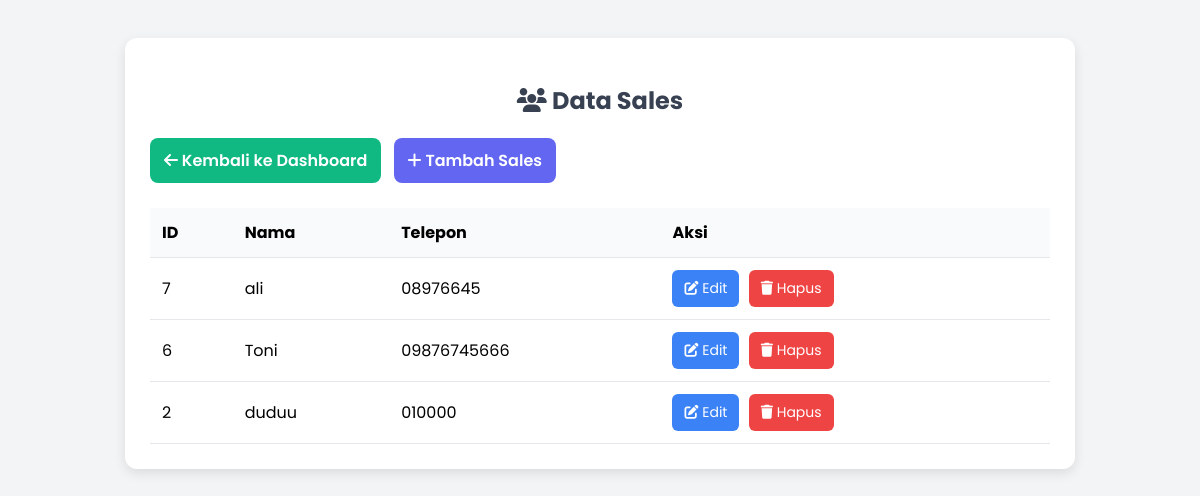
Page /views/sales/index.php (signed in) on the committed database.
### tables this page shows
CREATE TABLE `sales` (
  `id_sales` int(11) NOT NULL,
  `nama_sales` varchar(100) NOT NULL,
  `telepon` varchar(20) DEFAULT NULL
);

### models/Sales.php (called while the page is built, shortened)
<?php
class Sales {
    private $conn; private $table = "sales";
    public function __construct($db){ $this->conn = $db; }
    public function readAll(){ $stmt = $this->conn->prepare("SELECT * FROM {$this->table} ORDER BY id_sales DESC"); $stmt->execute(); return $stmt; }
}
?>

### views/sales/index.php (the view, shortened to what this page needs)
<?php
include "../../models/Sales.php";
$db = (new Database())->getConnection();
$sales = new Sales($db);
$stmt = $sales->readAll();
?>
<!DOCTYPE html>
<html lang="id">
<head>
    <link rel="stylesheet" href="https://cdnjs.cloudflare.com/ajax/libs/font-awesome/6.5.0/css/all.min.css">
</head>
<body>
<div class="container">
    <h2><i class="fa-solid fa-users"></i> Data Sales</h2>
    <a class="btn btn-dashboard" href="../../dashboard.php"><i class="fa-solid fa-arrow-left"></i> Kembali ke Dashboard</a>
    <a class="btn btn-add" href="tambah.php"><i class="fa-solid fa-plus"></i> Tambah Sales</a>
    <table>
        <tr>
            <th>ID</th><th>Nama</th><th>Telepon</th><th>Aksi</th>
        </tr>
        <?php while ($row = $stmt->fetch(PDO::FETCH_ASSOC)) { ?>
        <tr>
            <td><?= $row['id_sales'] ?></td>
            <td><?= $row['nama_sales'] ?></td>
            <td><?= $row['telepon'] ?></td>
            <td class="aksi">
                <a class="edit" href="edit.php?id=<?= $row['id_sales'] ?>"><i class="fa-solid fa-pen-to-square"></i> Edit</a>
                <a class="hapus" href="hapus.php?id=<?= $row['id_sales'] ?>" onclick="return confirm('Yakin hapus data ini?')"><i class="fa-solid fa-trash"></i> Hapus</a>
            </td>
        </tr>
        <?php } ?>
    </table>
</div>
</body>
</html>

### views/sales/index.php (style rules this page uses)
body { font-family:'Poppins',sans-serif; background:#f3f4f6; padding:30px; }
.container { max-width:900px; margin:auto; background:#fff; padding:25px; border-radius:12px; box-shadow:0 4px 12px rgba(0,0,0,.1); }
h2 { text-align:center; margin-bottom:20px; color:#374151; }
a.btn { display:inline-block; padding:10px 14px; border-radius:8px; font-weight:600; text-decoration:none; margin-bottom:15px; transition:.3s; }
.btn-dashboard { background:#10b981; color:#fff; margin-right:8px; }
.btn-add { background:#6366f1; color:#fff; }
table { width:100%; border-collapse:collapse; margin-top:10px; }
th,td { padding:12px; border-bottom:1px solid #e5e7eb; text-align:left; }
th { background:#f9fafb; }
.aksi a { padding:8px 12px; border-radius:6px; text-decoration:none; font-size:14px; margin-right:5px; display:inline-block; }
.edit { background:#3b82f6; color:#fff; }
.hapus { background:#ef4444; color:#fff; }

### rows in the picture
sales: id_sales "7", nama_sales "ali", telepon "08976645"
sales: id_sales "6", nama_sales "Toni", telepon "09876745666"
sales: id_sales "2", nama_sales "duduu", telepon "010000"
